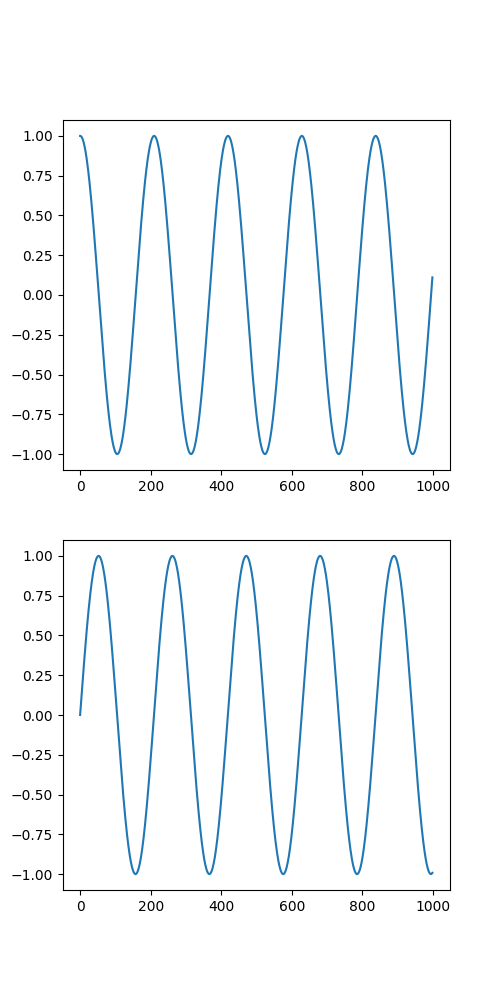

The script that saved this image:
import numpy as np
import matplotlib.pyplot as plt
from tqdm import tqdm

num_osc = 1
dt = 0.001

def hopf(x, y, omega):
    r2 = x**2 + y**2
    rng = omega * np.arange(1, num_osc + 1)
    x = x + ((1 - r2) * x - rng * y) * dt
    y = y + ((1 - r2) * y + rng * x) * dt
    return x, y


r = np.ones((num_osc,))
phi = np.zeros((num_osc,))
z = r * np.exp(1j * phi)
x = np.real(z)
y = np.imag(z)
omega = 30
X = []
Y = []
fig, ax = plt.subplots(2, 1, figsize = (5,10))
for i in tqdm(range(1000)):
    X.append(x)
    Y.append(y)
    x, y = hopf(x, y, omega)
#X = np.concatenate(X, 0)
#Y = np.concatenate(Y, 0)
print('Plotting')
X = [x[0] for x in X]
Y = [y[0] for y in Y]
#print(X)
#print(Y)
ax[0].plot(X)
ax[1].plot(Y)
fig.savefig('hopf.png')
plt.show()

